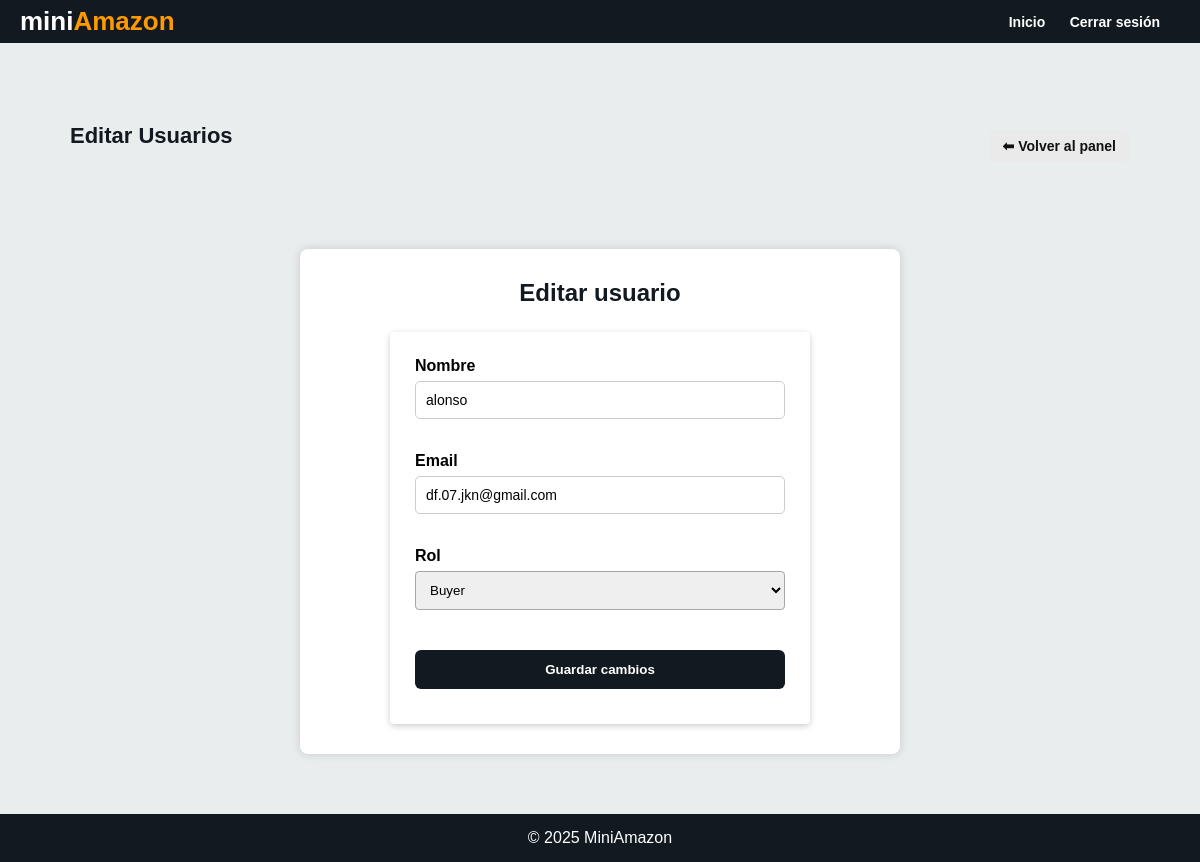
Screenshot of /admin/edit_user/1 (signed in) with the database file from the repository.
### tables this page shows
CREATE TABLE users (
        id INTEGER PRIMARY KEY AUTOINCREMENT,
        name TEXT NOT NULL,
        email TEXT NOT NULL UNIQUE,
        password TEXT NOT NULL,
        role TEXT NOT NULL
    );

### app.py (the view, shortened to what this page needs)
@app.route('/admin/edit_user/<int:user_id>', methods=['GET', 'POST'])
def admin_edit_user(user_id):
    if 'user_id' not in session or session.get('role') != 'admin':
        return redirect(url_for('login'))
    conn = get_connection()
    cur = conn.cursor()
    cur.execute("SELECT id, name, email, role FROM users WHERE id=?", (user_id,))
    user = cur.fetchone()
    conn.close()
    return render_template('admin_edit_user.html', user=user)

### database.py (called while the page is built)
def get_connection(timeout=10, check_same_thread=False):
    conn = sqlite3.connect(DB_PATH, timeout=timeout, check_same_thread=check_same_thread)
    conn.row_factory = sqlite3.Row
    return conn

### templates/admin_edit_user.html (shortened to what this page needs)
{% extends "base.html" %}
{% block content %}
<div class="admin-container">
    <div class="admin-header">
        <h2>Editar Usuarios</h2>
        <a href="/admin" class="btn-secondary">⬅ Volver al panel</a>
    </div>
</div>
<div class="form-container">
    <h2>Editar usuario</h2>
    <form method="POST" class="product-form">
        <div class="form-group">
            <label>Nombre</label>
            <input type="text" name="name" value="{{ user[1] }}" required>
        </div>
        <div class="form-group">
            <label>Email</label>
            <input type="email" name="email" value="{{ user[2] }}" required>
        </div>
        <div class="form-group">
            <label>Rol</label>
            <select name="role" required>
                <option value="buyer" {% if user[3]=='buyer' %}selected{% endif %}>Buyer</option>
            </select>
        </div>
        <div class="form-actions">
            <button type="submit" class="btn-primary">Guardar cambios</button>
        </div>
    </form>
</div>
{% endblock %}

### static/styles.css (style rules this page uses)
html, body { height: 100%; }
* { margin: 0; padding: 0; box-sizing: border-box; }
body { font-family: Arial, Helvetica, sans-serif; background-color: #eaeded; display: flex; flex-direction: column; }
.container, form { background: white; padding: 25px; max-width: 420px; margin: auto; border-radius: 4px; box-shadow: 0 2px 6px rgba(0,0,0,0.2); }
h1, h2 { margin-bottom: 20px; color: #131921; text-align: center; }
input, select { width: 100%; padding: 10px; margin-bottom: 15px; border: 1px solid #a6a6a6; border-radius: 4px; }
button, input[type="submit"] { background-color: #FF9900; border: none; padding: 12px; width: 100%; border-radius: 4px; font-weight: bold; cursor: pointer; }
.btn-primary { background: #ffa41c; padding: 8px 12px; text-decoration: none; color: black; border-radius: 5px; font-weight: bold; }
.btn-primary { background: #ffa41c; padding: 8px 14px; border-radius: 6px; text-decoration: none; color: #111; font-weight: bold; }
.form-container { max-width: 600px; margin: 40px auto; background: white; padding: 30px; border-radius: 8px; box-shadow: 0 0 10px rgba(0,0,0,.15); }
.form-container h2 { margin-bottom: 25px; text-align: center; }
.product-form .form-group { margin-bottom: 18px; }
.product-form label { display: block; font-weight: bold; margin-bottom: 6px; }
.product-form input, .product-form textarea { width: 100%; padding: 10px; border-radius: 5px; border: 1px solid #ccc; font-size: 14px; }
.form-actions { display: flex; justify-content: space-between; margin-top: 25px; }
.btn-primary { background: #ffa41c; border: none; padding: 10px 18px; font-weight: bold; border-radius: 5px; cursor: pointer; }
.btn-secondary { text-decoration: none; padding: 10px 18px; border-radius: 5px; background: #ddd; color: #333; font-weight: bold; }
.btn-primary { display: block; text-align: center; background: #131921; padding: 12px; border-radius: 6px; font-weight: bold; margin-bottom: 10px; text-decoration: none; color: white; }
.admin-container { max-width: 1100px; margin: 40px auto; padding: 20px; }
.admin-header { display: flex; justify-content: space-between; align-items: center; margin-bottom: 20px; }
.admin-header h2 { font-size: 22px; font-weight: 600; }
.btn-secondary { background: #eaeaea; padding: 8px 14px; border-radius: 6px; text-decoration: none; color: #111; font-size: 14px; }

### rows the page displays
users: name "alonso", email "df.07.jkn@gmail.com", role "Buyer"
